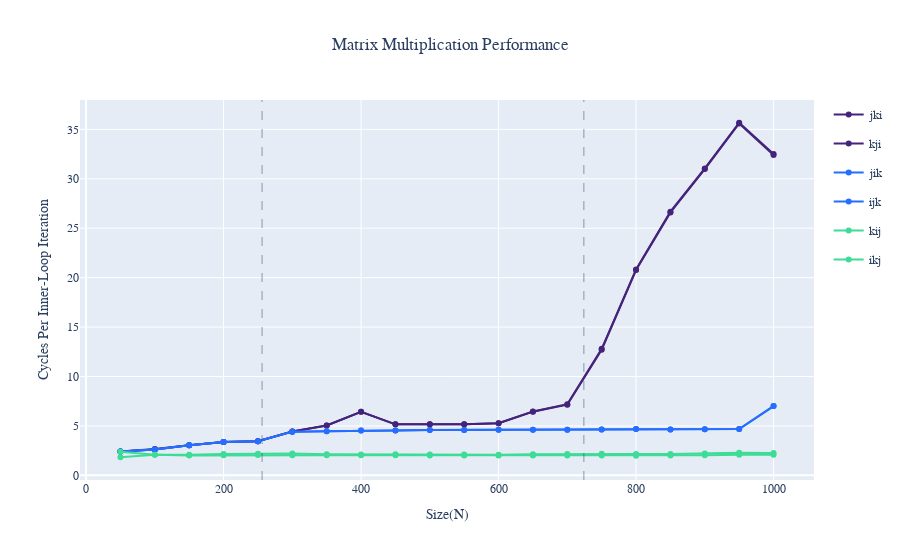

Notebook cell for this chart:
### Markdown cell above
## Plot Cycles Per Iteration

### Code cell
bench_id = 3
results_sql =f"""select N, fn, (value / (N * N * N)) as value from result where bench_id = {bench_id} and N <= 1000"""
df = conn.sql(results_sql).pl()
df = df.pivot(values="value",index="N", columns="fn")
total_df = df.to_pandas()
figAC = px.line(total_df, **fig_args(cols, "AC"))
figAB = px.line(total_df, **fig_args(cols, "AB"))
figBC = px.line(total_df, **fig_args(cols, "BC"))

layout = {
    "font": {"family": "Courier New"},
    "title_text": "Matrix Multiplication Performance",
    "title_x": 0.5,
    "xaxis_title":"Size(N)",
    "yaxis_title":"Cycles Per Inner-Loop Iteration",
    "height": 700,
}

fig = go.Figure(layout=layout,data=figAC.data + figAB.data + figBC.data)
fig.add_vline(x=l2_cutoff, line_width=0.5, line_dash="dash")
fig.add_vline(x=l3_cutoff, line_width=0.5, line_dash="dash")
fig.show()

### Figure 1 — Plotly figure (JSON) as saved in the notebook; plotly's stock layout.template omitted (floating-point values rounded to 4 significant figures)
{"data": [{"hovertemplate": "variable=jki<br>N=%{x}<br>value=%{y}<extra></extra>", "legendgroup": "jki", "line": {"color": "#46237a", "dash": "solid"}, "marker": {"symbol": "circle"}, "mode": "markers+lines", "name": "jki", "orientation": "v", "showlegend": true, "type": "scatter", "x": [50, 100, 150, 200, 250, 300, 350, 400, 450, 500, 550, 600, 650, 700, 750, 800, 850, 900, 950, 1000], "xaxis": "x", "y": [2.422, 2.668, 3.053, 3.364, 3.452, 4.44, 5.047, 6.427, 5.162, 5.173, 5.18, 5.281, 6.465, 7.199, 12.8, 20.83, 26.68, 31.05, 35.67, 32.5], "yaxis": "y"}, {"hovertemplate": "variable=kji<br>N=%{x}<br>value=%{y}<extra></extra>", "legendgroup": "kji", "line": {"color": "#46237a", "dash": "solid"}, "marker": {"symbol": "circle"}, "mode": "markers+lines", "name": "kji", "orientation": "v", "showlegend": true, "type": "scatter", "x": [50, 100, 150, 200, 250, 300, 350, 400, 450, 500, 550, 600, 650, 700, 750, 800, 850, 900, 950, 1000], "xaxis": "x", "y": [2.416, 2.61, 3.053, 3.364, 3.444, 4.44, 5.047, 6.427, 5.162, 5.173, 5.18, 5.281, 6.444, 7.154, 12.71, 20.78, 26.6, 30.99, 35.61, 32.4], "yaxis": "y"}, {"hovertemplate": "variable=jik<br>N=%{x}<br>value=%{y}<extra></extra>", "legendgroup": "jik", "line": {"color": "#256eff", "dash": "solid"}, "marker": {"symbol": "circle"}, "mode": "markers+lines", "name": "jik", "orientation": "v", "showlegend": true, "type": "scatter", "x": [50, 100, 150, 200, 250, 300, 350, 400, 450, 500, 550, 600, 650, 700, 750, 800, 850, 900, 950, 1000], "xaxis": "x", "y": [2.416, 2.61, 3.053, 3.364, 3.444, 4.423, 4.463, 4.533, 4.544, 4.579, 4.588, 4.607, 4.626, 4.624, 4.629, 4.699, 4.651, 4.662, 4.679, 7.009], "yaxis": "y"}, {"hovertemplate": "variable=ijk<br>N=%{x}<br>value=%{y}<extra></extra>", "legendgroup": "ijk", "line": {"color": "#256eff", "dash": "solid"}, "marker": {"symbol": "circle"}, "mode": "markers+lines", "name": "ijk", "orientation": "v", "showlegend": true, "type": "scatter", "x": [50, 100, 150, 200, 250, 300, 350, 400, 450, 500, 550, 600, 650, 700, 750, 800, 850, 900, 950, 1000], "xaxis": "x", "y": [2.416, 2.61, 3.053, 3.364, 3.444, 4.423, 4.463, 4.533, 4.544, 4.579, 4.588, 4.607, 4.626, 4.624, 4.629, 4.699, 4.651, 4.662, 4.679, 7.009], "yaxis": "y"}, {"hovertemplate": "variable=kij<br>N=%{x}<br>value=%{y}<extra></extra>", "legendgroup": "kij", "line": {"color": "#3ddc97", "dash": "solid"}, "marker": {"symbol": "circle"}, "mode": "markers+lines", "name": "kij", "orientation": "v", "showlegend": true, "type": "scatter", "x": [50, 100, 150, 200, 250, 300, 350, 400, 450, 500, 550, 600, 650, 700, 750, 800, 850, 900, 950, 1000], "xaxis": "x", "y": [2.4, 2.094, 2.078, 2.174, 2.181, 2.207, 2.144, 2.122, 2.134, 2.123, 2.109, 2.092, 2.126, 2.161, 2.181, 2.159, 2.169, 2.22, 2.291, 2.264], "yaxis": "y"}, {"hovertemplate": "variable=ikj<br>N=%{x}<br>value=%{y}<extra></extra>", "legendgroup": "ikj", "line": {"color": "#3ddc97", "dash": "solid"}, "marker": {"symbol": "circle"}, "mode": "markers+lines", "name": "ikj", "orientation": "v", "showlegend": true, "type": "scatter", "x": [50, 100, 150, 200, 250, 300, 350, 400, 450, 500, 550, 600, 650, 700, 750, 800, 850, 900, 950, 1000], "xaxis": "x", "y": [1.833, 2.08, 2.007, 2.025, 2.05, 2.043, 2.039, 2.024, 2.023, 2.022, 2.019, 2.015, 2.016, 2.01, 2.016, 1.989, 2.02, 2.036, 2.074, 2.098], "yaxis": "y"}], "layout": {"autosize": true, "font": {"family": "Courier New"}, "shapes": [{"line": {"dash": "dash", "width": 0.5}, "type": "line", "x0": 256, "x1": 256, "xref": "x", "y0": 0, "y1": 1, "yref": "y domain"}, {"line": {"dash": "dash", "width": 0.5}, "type": "line", "x0": 724.1, "x1": 724.1, "xref": "x", "y0": 0, "y1": 1, "yref": "y domain"}], "title": {"text": "Matrix Multiplication Performance", "x": 0.5}, "xaxis": {"autorange": true, "range": [-7.509, 1058.0], "showspikes": false, "title": {"text": "Size(N)"}, "type": "linear"}, "yaxis": {"autorange": true, "range": [-0.3531, 37.86], "showspikes": false, "title": {"text": "Cycles Per Inner-Loop Iteration"}, "type": "linear"}}}
